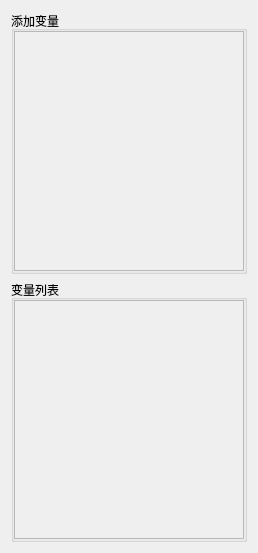
<?xml version="1.0" encoding="UTF-8"?>
<ui version="4.0">
 <class>ParameterManagerClass</class>
 <widget class="QWidget" name="ParameterManagerClass">
  <property name="geometry">
   <rect>
    <x>0</x>
    <y>0</y>
    <width>258</width>
    <height>553</height>
   </rect>
  </property>
  <property name="minimumSize">
   <size>
    <width>200</width>
    <height>0</height>
   </size>
  </property>
  <property name="windowTitle">
   <string>ParameterManager</string>
  </property>
  <layout class="QHBoxLayout" name="horizontalLayout_3">
   <item>
    <layout class="QVBoxLayout" name="verticalLayout">
     <item>
      <widget class="QGroupBox" name="groupBox_2">
       <property name="title">
        <string>添加变量</string>
       </property>
       <layout class="QHBoxLayout" name="horizontalLayout">
        <property name="leftMargin">
         <number>0</number>
        </property>
        <property name="topMargin">
         <number>0</number>
        </property>
        <property name="rightMargin">
         <number>0</number>
        </property>
        <property name="bottomMargin">
         <number>0</number>
        </property>
        <item>
         <widget class="QScrollArea" name="paramAdd_scrollArea">
          <property name="widgetResizable">
           <bool>true</bool>
          </property>
          <widget class="QWidget" name="scrollAreaWidgetContents">
           <property name="geometry">
            <rect>
             <x>0</x>
             <y>0</y>
             <width>230</width>
             <height>238</height>
            </rect>
           </property>
           <layout class="QHBoxLayout" name="horizontalLayout_4">
            <item>
             <layout class="QVBoxLayout" name="paramAdd_verticalLayout"/>
            </item>
           </layout>
          </widget>
         </widget>
        </item>
       </layout>
      </widget>
     </item>
     <item>
      <widget class="QGroupBox" name="groupBox_3">
       <property name="title">
        <string>变量列表</string>
       </property>
       <layout class="QHBoxLayout" name="horizontalLayout_2">
        <property name="leftMargin">
         <number>0</number>
        </property>
        <property name="topMargin">
         <number>0</number>
        </property>
        <property name="rightMargin">
         <number>0</number>
        </property>
        <property name="bottomMargin">
         <number>0</number>
        </property>
        <item>
         <widget class="QScrollArea" name="paramList_scrollArea">
          <property name="widgetResizable">
           <bool>true</bool>
          </property>
          <widget class="QWidget" name="scrollAreaWidgetContents_2">
           <property name="geometry">
            <rect>
             <x>0</x>
             <y>0</y>
             <width>230</width>
             <height>237</height>
            </rect>
           </property>
           <layout class="QHBoxLayout" name="horizontalLayout_5">
            <item>
             <layout class="QVBoxLayout" name="paramList_verticalLayout"/>
            </item>
           </layout>
          </widget>
         </widget>
        </item>
       </layout>
      </widget>
     </item>
    </layout>
   </item>
  </layout>
 </widget>
 <layoutdefault spacing="6" margin="11"/>
 <resources/>
 <connections/>
</ui>
